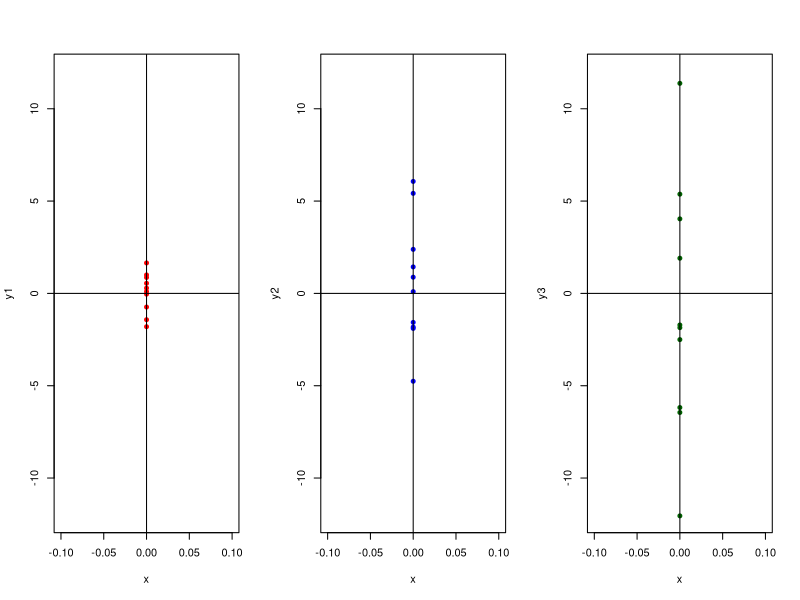
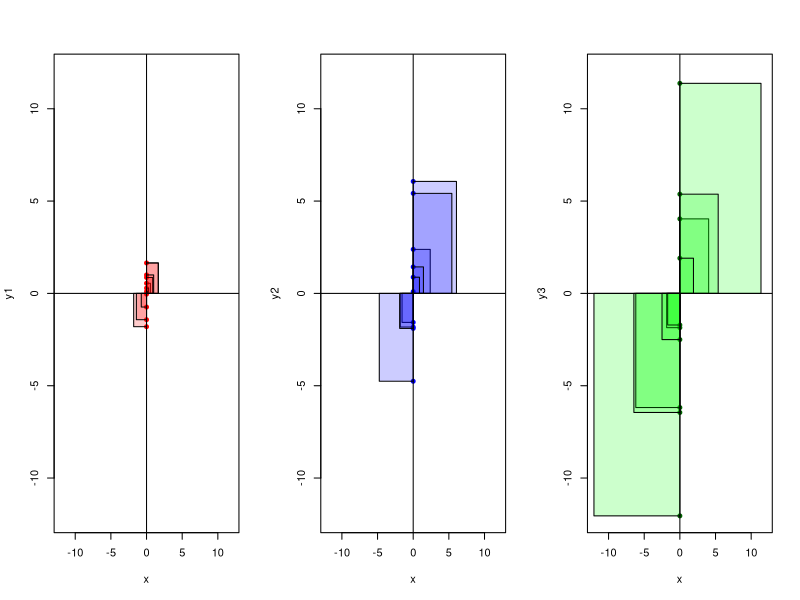
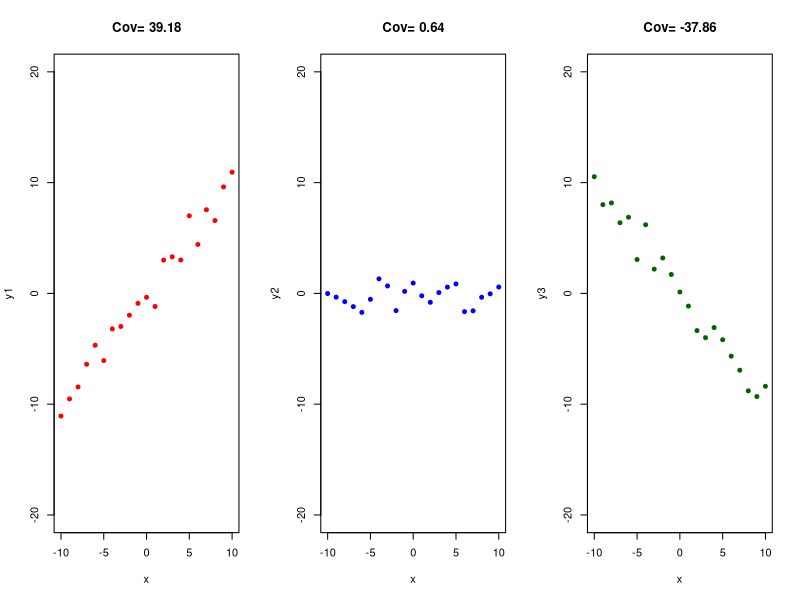

Generate these figures, in order, with R:
##Handout 10

y1<-rnorm(10, mean=0, sd=sqrt(1))
var(y1)

y2<-rnorm(10, mean=0, sd=sqrt(10))
var(y2)

y3<-rnorm(10, mean=0, sd=sqrt(100))
var(y3)

x<-rep(0,10)

#Simple plot to show variance differences
par(mfrow = c(1, 3))
plot(x, y1, xlim=c(-0.1,0.1), ylim=c(-12,12), pch=19, cex=0.8, col="red")
abline(v=0)
abline(h=0)
plot(x, y2, xlim=c(-0.1,0.1), ylim=c(-12,12), pch=19, cex=0.8, col="blue")
abline(v=0)
abline(h=0)
plot(x, y3, xlim=c(-0.1,0.1), ylim=c(-12,12), pch=19, cex=0.8,, col="darkgreen")
abline(v=0)
abline(h=0)

#Polygon plotting
par(mfrow = c(1, 3))
plot(x, y1, xlim=c(-12,12), ylim=c(-12,12) ,pch=19, cex=0.8, col="red")
abline(v=0)
abline(h=0)
polygon(x=c(0,0,y1[1],y1[1]),y=c(0,y1[1],y1[1],0), col=rgb(1, 0, 0,0.2))
polygon(x=c(0,0,y1[2],y1[2]),y=c(0,y1[2],y1[2],0), col=rgb(1, 0, 0,0.2))
polygon(x=c(0,0,y1[3],y1[3]),y=c(0,y1[3],y1[3],0), col=rgb(1, 0, 0,0.2))
polygon(x=c(0,0,y1[4],y1[4]),y=c(0,y1[4],y1[4],0), col=rgb(1, 0, 0,0.2))
polygon(x=c(0,0,y1[4],y1[4]),y=c(0,y1[4],y1[4],0), col=rgb(1, 0, 0,0.2))
polygon(x=c(0,0,y1[5],y1[5]),y=c(0,y1[5],y1[5],0), col=rgb(1, 0, 0,0.2))
polygon(x=c(0,0,y1[6],y1[6]),y=c(0,y1[6],y1[6],0), col=rgb(1, 0, 0,0.2))
polygon(x=c(0,0,y1[7],y1[7]),y=c(0,y1[7],y1[7],0), col=rgb(1, 0, 0,0.2))
polygon(x=c(0,0,y1[8],y1[8]),y=c(0,y1[8],y1[8],0), col=rgb(1, 0, 0,0.2))
polygon(x=c(0,0,y1[9],y1[9]),y=c(0,y1[9],y1[9],0), col=rgb(1, 0, 0,0.2))
polygon(x=c(0,0,y1[10],y1[10]),y=c(0,y1[10],y1[10],0), col=rgb(1, 0, 0,0.2))

plot(x, y2, xlim=c(-12,12), ylim=c(-12,12), pch=19, cex=0.8, col="blue")
abline(v=0)
abline(h=0)
for (i in 1:length(y2)) {
    polygon(x=c(0,0,y2[i],y2[i]),y=c(0,y2[i],y2[i],0), col=rgb(0, 0, 1,0.2))
}

plot(x, y3, xlim=c(-12,12), ylim=c(-12,12), pch=19, cex=0.8,, col="darkgreen")
abline(v=0)
abline(h=0)
for (i in 1:length(y3)) {
    polygon(x=c(0,0,y3[i],y3[i]),y=c(0,y3[i],y3[i],0), col=rgb(0, 1, 0,0.2))
}

##Understanding covariance
rm(list = ls())
par(mfrow = c(1, 3))
x <- c(-10:10)
var(x)

y1 <- x * 1 + rnorm(21, mean = 0, sd = sqrt(1))

cov(x, y1)

plot(x, y1, xlim=c(-10,10), ylim=c(-20, 20), col="red", pch=19, cex=0.8, main=paste("Cov=",round(cov(x,y1),digits=2)))

y2 <- rnorm(21, mean = 0, sd = sqrt(1))

cov(x, y2)

plot(x, y2, xlim=c(-10,10), ylim=c(-20, 20), col="blue", pch=19, cex=0.8, main=paste("Cov=",round(cov(x,y2),digits=2)))

y3<- x* (-1) +rnorm(21, mean=0, sd=sqrt(1))
cov(x, y3)
plot(x, y3, xlim=c(-10,10), ylim=c(-20, 20), col="darkgreen", pch=19, cex=0.8, main=paste("Cov=",round(cov(x,y3),digits=2)))



##Handout 11: Multiple linear models

rm(list=ls())
